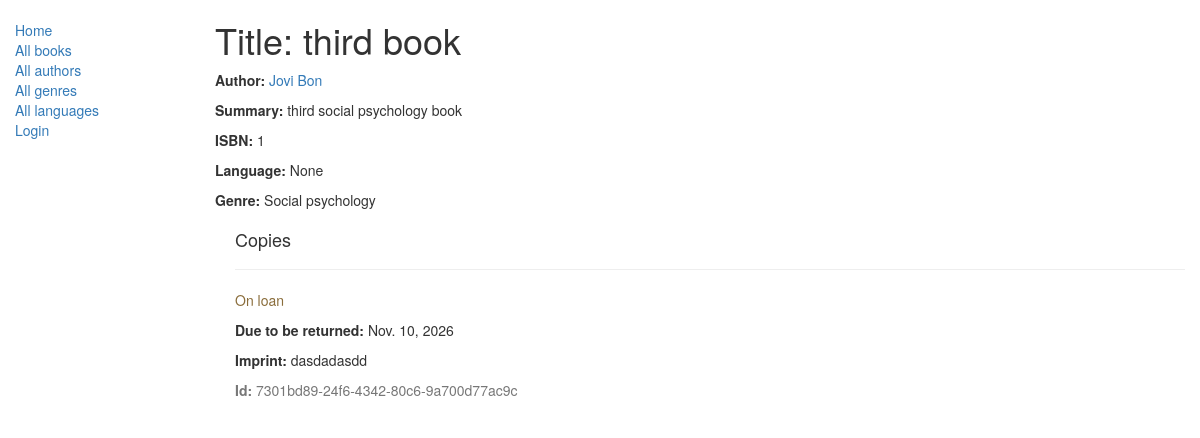
/catalog/book/3, run on the app's committed database.
### catalog/models.py (models this page shows, shortened)
class Book(models.Model):
    title = models.CharField(max_length=100)
    author = models.ForeignKey('Author', on_delete=models.SET_NULL, null=True)
    summary = models.TextField(max_length=1000, help_text='Enter a brief description of the book')
    isbn = models.CharField('ISBN', max_length=13, help_text='13 Character <a href="https://www.isbn-international.org/content/what-isbn">ISBN number</a>')
    genre = models.ManyToManyField(Genre, help_text='Select a genre for this book')
    language = models.ForeignKey(Language, on_delete=models.SET_NULL, null=True)
    def display_genre(self):
        return ', '.join([genre.name for genre in self.genre.all()[:3]]) #берём первые три жанра из всех, разделяем их запятой и показываем пользователю
    display_genre.short_description = 'Genre'

class Author(models.Model):
    first_name = models.CharField(max_length=100)
    last_name = models.CharField(max_length=100)
    date_of_birth = models.DateField(null=True, blank=True)
    date_of_death = models.DateField('Died', null=True, blank=True)
    def __str__(self):
        return '%s %s' % (self.last_name, self.first_name)

class Genre(models.Model):
    name = models.CharField(max_length=100)
    def __str__(self):
        return self.name

class BookInstance(models.Model):
    id = models.UUIDField(primary_key=True, default=uuid.uuid4,
                          help_text="Unique ID for this particular book across whole library")
    book = models.ForeignKey('Book', on_delete=models.SET_NULL, null=True)
    imprint = models.CharField(max_length=200)
    due_back = models.DateField(null=True, blank=True)
    borrower = models.ForeignKey(User, on_delete=models.SET_NULL, null=True, blank=True)
    LOAN_STATUS = (
        ('m', 'Maintenance'),
        ('o', 'On loan'),
        ('a', 'Available'),
        ('r', 'Reserved'),
    )
    status = models.CharField(max_length=1, choices=LOAN_STATUS, blank=True, default='m', help_text='Book availability')
    class Meta:
        ordering = ["due_back"]
        permissions = (
            ("can_mark_returned", "Set book as returned"),
            ("can_edit", "Edit book instance"),
        )

### catalog/views.py (the view, shortened to what this page needs)
# urls.py: re_path(r'^book/(?P<pk>\d+)$', views.BookDetailView.as_view(), name='book_detail'),
class BookDetailView(generic.DetailView):
    model = Book
    template_name = 'books/book_detail.html'

### catalog/templates/books/book_detail.html
{% extends "base_generic.html" %}
{% block content %}
  <h1>Title: {{ book.title }}</h1>
  <p><strong>Author:</strong> <a href="{% url 'author_detail' book.author.pk %}">{{ book.author }}</a></p>
  <p><strong>Summary:</strong> {{ book.summary }}</p>
  <p><strong>ISBN:</strong> {{ book.isbn }}</p>
  <p><strong>Language:</strong> {{ book.language }}</p>
  <p><strong>Genre:</strong> {% for genre in book.genre.all %} {{ genre }}{% if not forloop.last %}, {% endif %}{% endfor %}</p>
  <div style="margin-left:20px;margin-top:20px">
    <h4>Copies</h4>
    {% for copy in book.bookinstance_set.all %}
    <hr>
    <p class="{% if copy.status == 'a' %}text-success{% elif copy.status == 'd' %}text-danger{% else %}text-warning{% endif %}">{{ copy.get_status_display }}</p>
    {% if copy.status != 'a' %}<p><strong>Due to be returned:</strong> {{copy.due_back}}</p>{% endif %}
    <p><strong>Imprint:</strong> {{copy.imprint}}</p>
    <p class="text-muted"><strong>Id:</strong> {{copy.id}}</p>
    {% endfor %}
  </div>
{% endblock %}

### data on the page
Book: title "third book", author "Jovi Bon", summary "third social psychology book", isbn "1", language "None"
Genre: name "Social psychology"
BookInstance: status "On loan", due_back "Nov. 10, 2026", imprint "dasdadasdd", id "7301bd89-24f6-4342-80c6-9a700d77ac9c"
